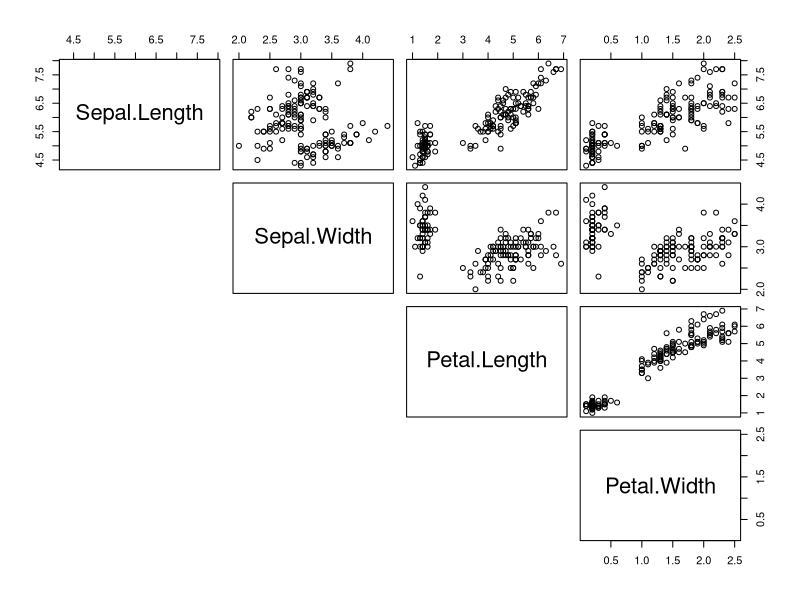
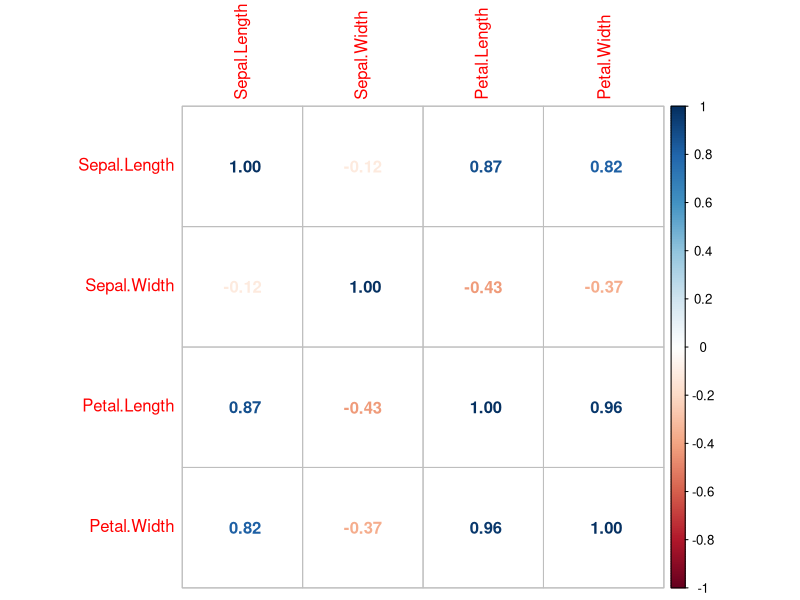
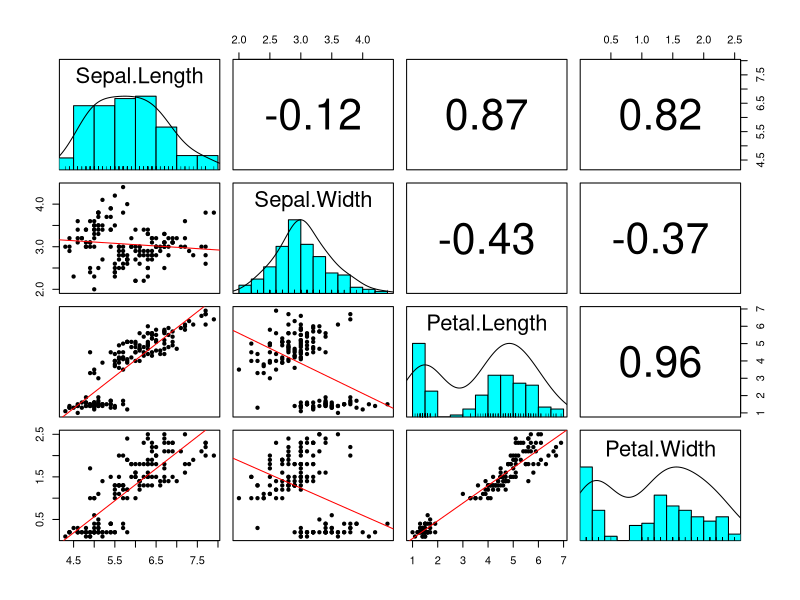
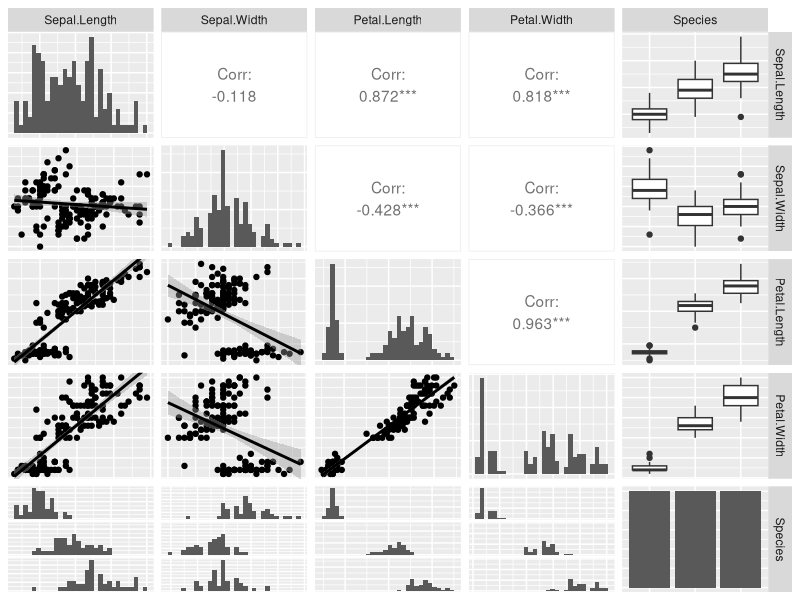
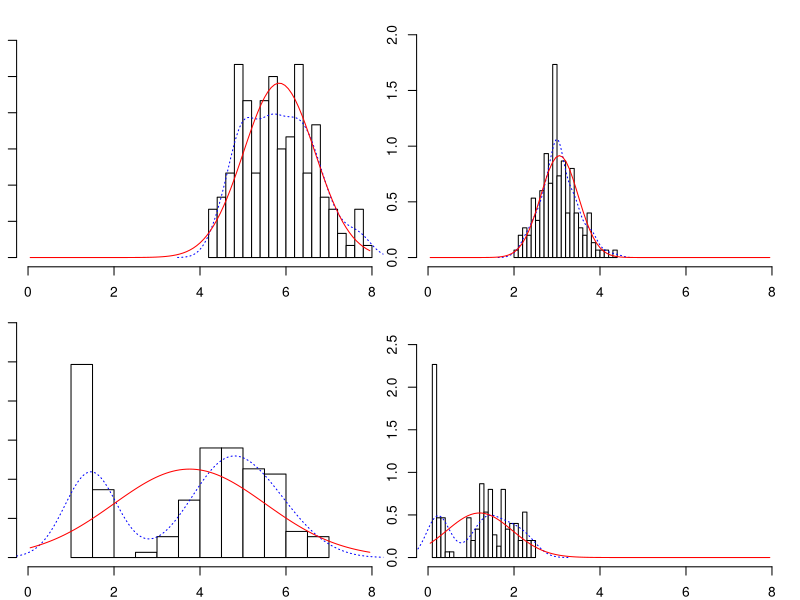

These figures' R source, in order:
# Se quiere estudiar la relacion entre el tamaño de diferentes
# partes de las flores. Para ello, se dispone del set de datos
# iris que consta de cuatro variables numericas.
data(iris)
str(iris)
# Se seleccionan unicamente las variables numericas
datos <- iris[,c(1,2,3,4)]
head(datos)

pairs(x = datos, lower.panel = NULL)

# No se muestra la diagonal inferior ya que es lo mismo que la superior
cor(x = datos, method = "pearson")
# install.packages('psych')'
require(psych)
dev.new()
multi.hist(x = datos, dcol = c("blue", "red"), dlty = c("dotted", "solid"),
           main = "")
dev.off()

# La funcion corrplot() del paquete corrplot recibe como argumento la
# matriz de correlaciones generada por la función cor() y genera
# diferentes tipos de heat maps mucho mas visuales que la matriz numerica.
# install.packages('corrplot')
require(corrplot)
corrplot(corr = cor(x = datos, method = "pearson"), method = "number")

# Otros paquetes permiten representar a la vez los diagramas de dispersion
# y los valores de correlación para cada par de variables. Ademas de la
# distribucion de cada una de las variables.

require(psych)
pairs.panels(x = datos, ellipses = FALSE, lm = TRUE, method = "pearson")

# La funcion ggpairs() del paquete GGally basada en ggplot2 representa los
# diagramas de dispersion, el valor de la correlacion e incluso interpreta
# el tipo de variable para que, en caso de ser categorica, representarla en
# forma de boxplot.
# install.packages('GGally')
require(GGally)
ggpairs(iris, lower = list(continuous = "smooth"),
        diag = list(continuous = "bar"), axisLabels = "none")
